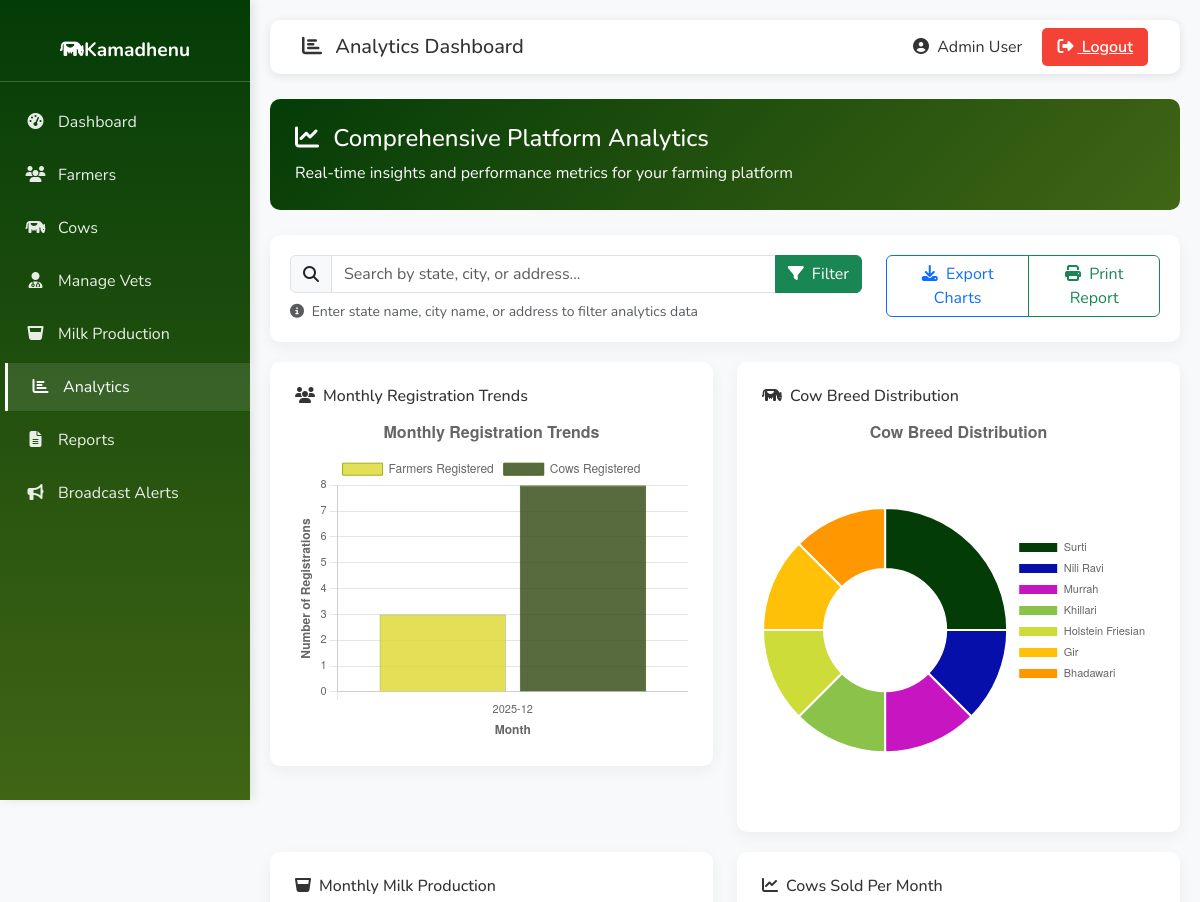
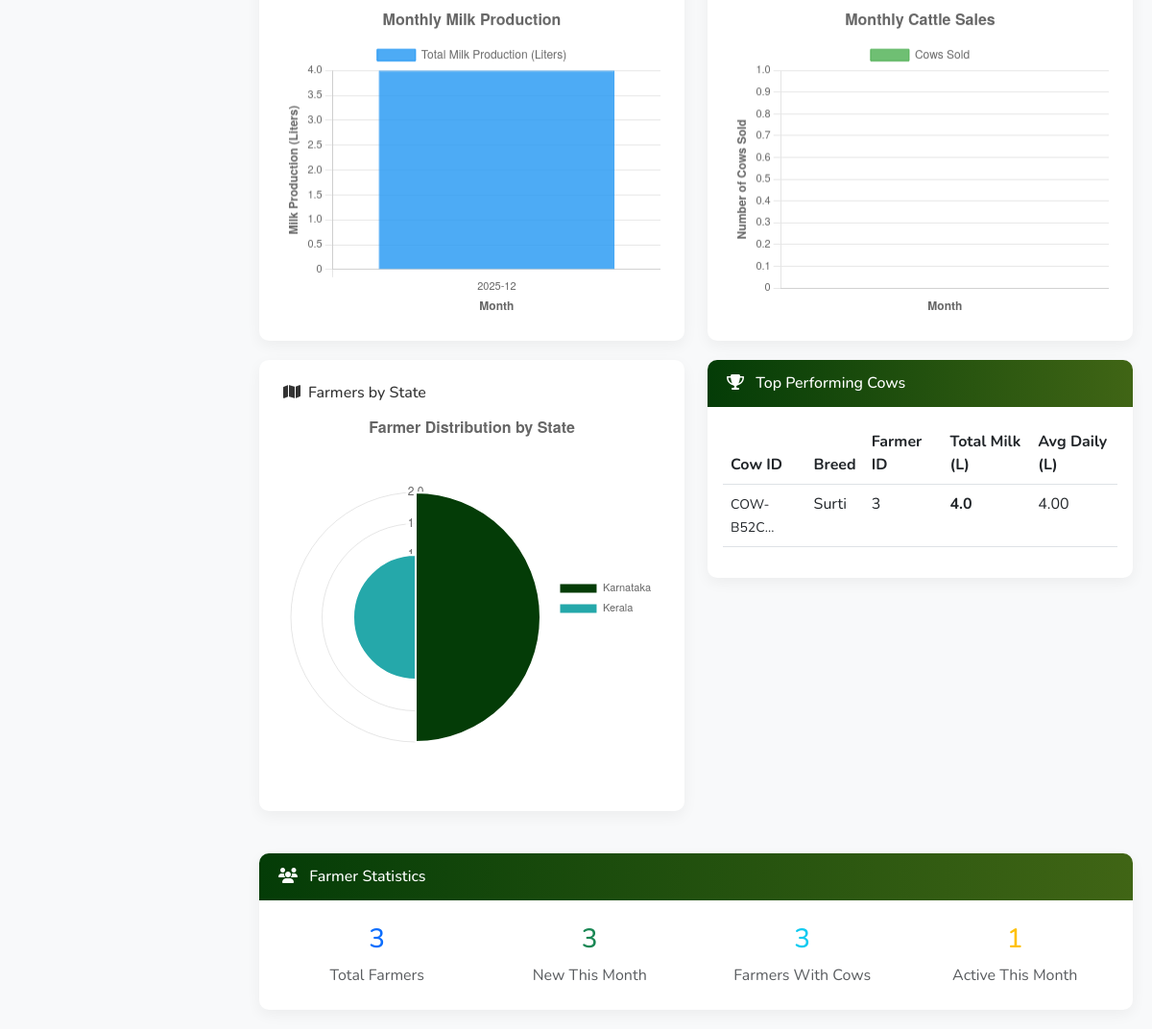
Before: /admin/analytics (signed in) with the older database file (2 pictures, top to bottom).
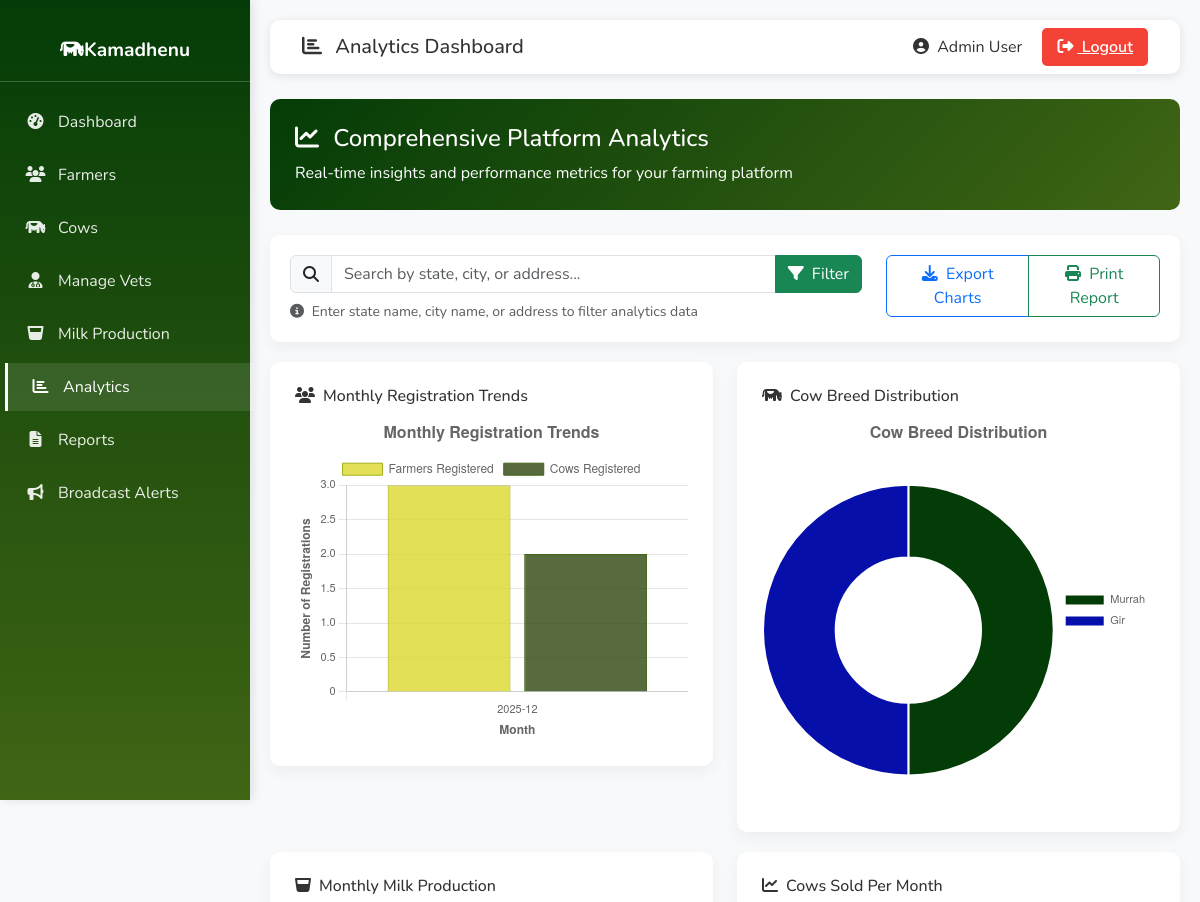
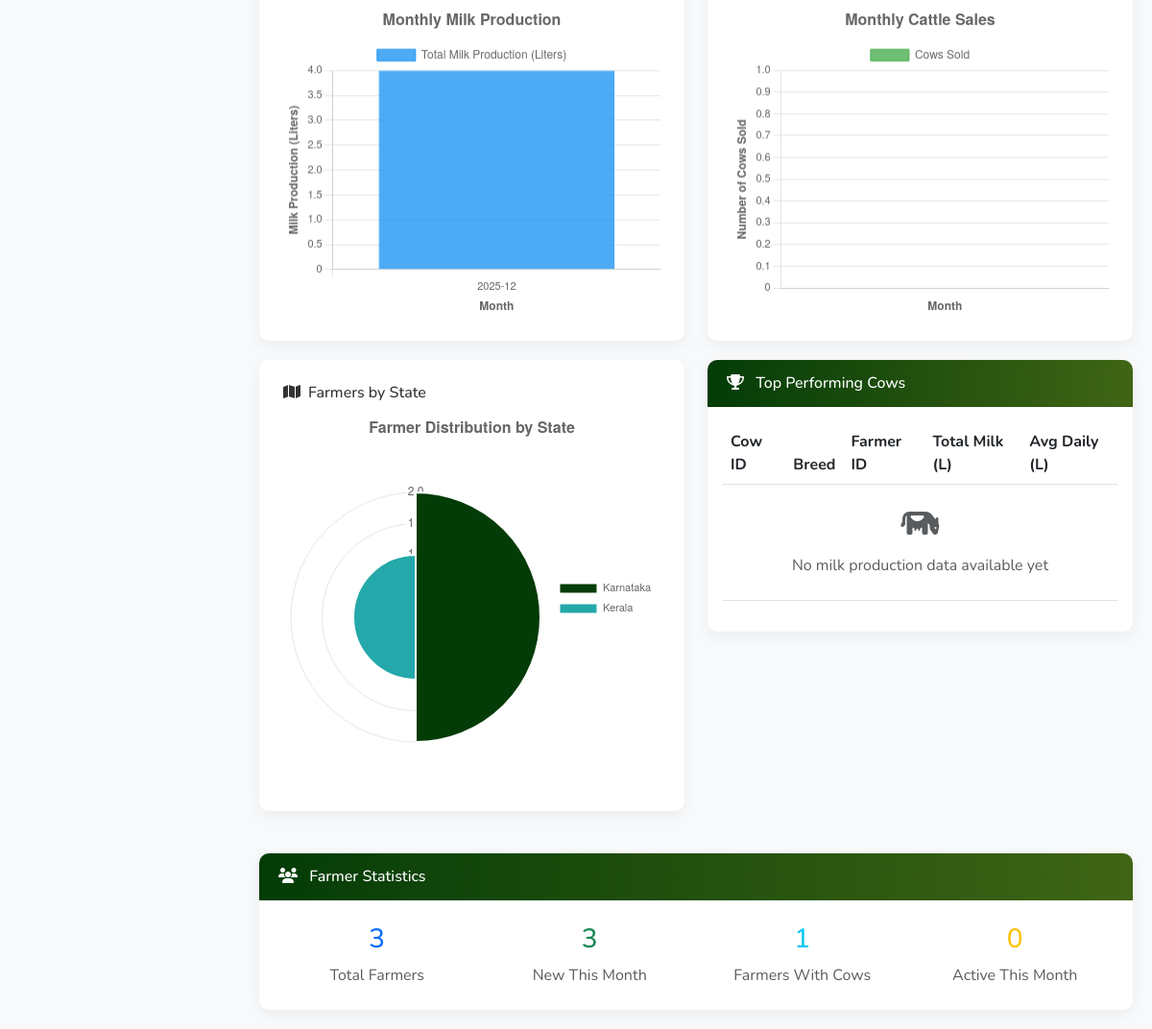
After: the same page with the newer database file (2 pictures, top to bottom).
### tables this page shows
CREATE TABLE cows (
            cow_id TEXT PRIMARY KEY,
            farmer_id INTEGER,
            cattle_type TEXT NOT NULL,
            breed TEXT,
            date_of_birth DATE,  -- NEW: Date of birth
            age INTEGER,
            weight REAL,
            color TEXT,
            health_records TEXT,
            vaccination_history TEXT,
            milk_yield REAL,
            special_notes TEXT,
            photo TEXT,
            muzzle_id TEXT,
            muzzle_photo TEXT,
            father_id TEXT,
            mother_id TEXT,
            insurance_by TEXT,  -- NEW: Insurance company name
            insurance_policy_number TEXT,  -- NEW: Policy number
            insurance_valid_upto DATE,  -- NEW: Insurance expiry date
            created_at TIMESTAMP DEFAULT CURRENT_TIMESTAMP,
            FOREIGN KEY (farmer_id) REFERENCES farmers(farmer_id),
            FOREIGN KEY (father_id) REFERENCES cows(cow_id),
            FOREIGN KEY (mother_id) REFERENCES cows(cow_id)
        );

### app.py (the view, shortened to what this page needs)
@app.route("/admin/analytics")
def admin_analytics():
    if "admin" not in session:
        return redirect(url_for("admin_login"))
    conn = get_db()
    cursor = conn.cursor()
    location_filter = request.args.get("location", "").strip()
    params = []
    farmer_where = ""
    cow_where = ""
    milk_where = ""
    sales_where = ""
    farmer_query = f"""
        SELECT strftime('%Y-%m', created_at) AS month, COUNT(*) AS farmer_count
        FROM farmers
        {farmer_where}
        GROUP BY month
        ORDER BY month DESC
        LIMIT 12
    """
    cursor.execute(farmer_query, params if location_filter else [])
    farmer_monthly = cursor.fetchall()
    cow_query = f"""
        SELECT strftime('%Y-%m', created_at) AS month, COUNT(*) AS cow_count
        FROM cows
        {cow_where}
        GROUP BY month
        ORDER BY month DESC
        LIMIT 12
    """
    cursor.execute(cow_query, params if location_filter else [])
    cow_monthly = cursor.fetchall()
    cursor.execute("""
        SELECT strftime('%Y-%m', created_at) AS month, COUNT(*) AS vet_count
        FROM veterinarians
        GROUP BY month
        ORDER BY month DESC
        LIMIT 12
    """)
    vet_monthly = cursor.fetchall()
    all_months = sorted({
        *[r["month"] for r in farmer_monthly],
        *[r["month"] for r in cow_monthly],
        *[r["month"] for r in vet_monthly]
    }, reverse=True)[:12]
    monthly_trends = []
    for m in all_months:
        monthly_trends.append({
            "month": m,
            "farmer_count": next((x["farmer_count"] for x in farmer_monthly if x["month"] == m), 0),
            "cow_count": next((x["cow_count"] for x in cow_monthly if x["month"] == m), 0),
            "vet_count": next((x["vet_count"] for x in vet_monthly if x["month"] == m), 0),
        })
    breed_query = f"""
        SELECT breed, COUNT(*) as count
        FROM cows
        {cow_where}
        GROUP BY breed
        ORDER BY count DESC
    """
    cursor.execute(breed_query, params if location_filter else [])
    breed_distribution = cursor.fetchall()
    milk_query = f"""
        SELECT
            strftime('%Y-%m', date) AS month,
            SUM(total) AS total_milk,
            AVG(total) AS avg_daily_milk,
            COUNT(DISTINCT cow_id) as cows_tracked
        FROM milk_yield
        {milk_where}
        GROUP BY month
        ORDER BY month DESC
        LIMIT 12
    """
    cursor.execute(milk_query, params if location_filter else [])
    milk_analytics = cursor.fetchall()
    sales_query = f"""
        SELECT
            strftime('%Y-%m', listed_at) AS month,
            COUNT(*) AS cows_sold,
            SUM(price) AS total_revenue,
            AVG(price) AS avg_price
        FROM cows_for_sale
        WHERE is_sold = 1
        {sales_where if location_filter else ""}
        GROUP BY month
        ORDER BY month DESC
        LIMIT 12
    """
    cursor.execute(sales_query, params if location_filter else [])
    sales_analytics = cursor.fetchall()
    if location_filter:
        farmer_stats_query = f"""
            SELECT
                COUNT(*) AS total_farmers,
                (
                    SELECT COUNT(*) FROM farmers
                    WHERE strftime('%Y-%m', created_at)=strftime('%Y-%m','now')
                    AND (state LIKE ? OR city LIKE ? OR address LIKE ?)
                ) AS new_this_month
            FROM farmers
            {farmer_where}
        """
        farmer_stats_params = params + params
    else:
        farmer_stats_query = """
            SELECT
                COUNT(*) AS total_farmers,
                (
                    SELECT COUNT(*) FROM farmers
                    WHERE strftime('%Y-%m', created_at)=strftime('%Y-%m','now')
                ) AS new_this_month
            FROM farmers
        """
        farmer_stats_params = []
    cursor.execute(farmer_stats_query, farmer_stats_params)
    farmer_stats_base = cursor.fetchone()
    farmers_with_cows_query = f"SELECT COUNT(DISTINCT farmer_id) as farmers_with_cows FROM cows {cow_where}"
    cursor.execute(farmers_with_cows_query, params if location_filter else [])
    farmers_with_cows = cursor.fetchone()["farmers_with_cows"]
    if location_filter:
        active_query = """
            SELECT COUNT(DISTINCT c.farmer_id) AS active_farmers
            FROM milk_yield m
            JOIN cows c ON m.cow_id = c.cow_id
            WHERE strftime('%Y-%m', m.date)=strftime('%Y-%m', 'now')
            AND c.farmer_id IN (
                SELECT farmer_id FROM farmers
                WHERE state LIKE ? OR city LIKE ? OR address LIKE ?
            )
        """
    else:
        active_query = """
            SELECT COUNT(DISTINCT c.farmer_id) AS active_farmers
            FROM milk_yield m
            JOIN cows c ON m.cow_id = c.cow_id
            WHERE strftime('%Y-%m', m.date)=strftime('%Y-%m', 'now')
        """
    cursor.execute(active_query, params if location_filter else [])
    active_farmers = cursor.fetchone()["active_farmers"]
    farmer_stats = {
        "total_farmers": farmer_stats_base["total_farmers"],
        "new_this_month": farmer_stats_base["new_this_month"],
        "farmers_with_cows": farmers_with_cows,
        "active_farmers": active_farmers
    }
    if location_filter:
        top_cows_query = """
            SELECT
                c.cow_id, c.breed, c.farmer_id,
                SUM(m.total) AS total_milk,
                AVG(m.total) AS avg_daily_milk
            FROM cows c
            JOIN milk_yield m ON c.cow_id = m.cow_id
            WHERE c.farmer_id IN (
                SELECT farmer_id FROM farmers
                WHERE state LIKE ? OR city LIKE ? OR address LIKE ?
            )
            GROUP BY c.cow_id
            ORDER BY total_milk DESC
            LIMIT 10
        """
    else:
        top_cows_query = """
            SELECT
                c.cow_id, c.breed, c.farmer_id,
                SUM(m.total) AS total_milk,
                AVG(m.total) AS avg_daily_milk
            FROM cows c
            JOIN milk_yield m ON c.cow_id = m.cow_id
            GROUP BY c.cow_id
            ORDER BY total_milk DESC
            LIMIT 10
        """
    cursor.execute(top_cows_query, params if location_filter else [])
    top_cows = cursor.fetchall()
    geo_query = f"""
        SELECT state, COUNT(*) AS farmer_count
        FROM farmers
        {farmer_where}
        GROUP BY state
        ORDER BY farmer_count DESC
    """
    cursor.execute(geo_query, params if location_filter else [])
    geographic_data = cursor.fetchall()
    current_month = dt_date.today().strftime("%Y-%m")
    if location_filter:
        new_farmers_query = """
            SELECT COUNT(*) AS new_farmers
            FROM farmers
            WHERE strftime('%Y-%m', created_at)=?
            AND (state LIKE ? OR city LIKE ? OR address LIKE ?)
        """
        new_farmers_params = [current_month] + params
    else:
        new_farmers_query = "SELECT COUNT(*) AS new_farmers FROM farmers WHERE strftime('%Y-%m', created_at)=?"
        new_farmers_params = [current_month]
    cursor.execute(new_farmers_query, new_farmers_params)
    new_farmers = cursor.fetchone()["new_farmers"]
    if location_filter:
        new_cows_query = """
            SELECT COUNT(*) AS new_cows
            FROM cows
            WHERE strftime('%Y-%m', created_at)=?
            AND farmer_id IN (
                SELECT farmer_id FROM farmers
                WHERE state LIKE ? OR city LIKE ? OR address LIKE ?
            )
        """
        new_cows_params = [current_month] + params
    else:
        new_cows_query = "SELECT COUNT(*) AS new_cows FROM cows WHERE strftime('%Y-%m', created_at)=?"
        new_cows_params = [current_month]
    cursor.execute(new_cows_query, new_cows_params)
    new_cows = cursor.fetchone()["new_cows"]
    if location_filter:
        month_milk_query = """
            SELECT COALESCE(SUM(total), 0) AS month_milk
            FROM milk_yield
            WHERE strftime('%Y-%m', date)=?
            AND cow_id IN (
                SELECT cow_id FROM cows
                WHERE farmer_id IN (
                    SELECT farmer_id FROM farmers
                    WHERE state LIKE ? OR city LIKE ? OR address LIKE ?
                )
            )
        """
        month_milk_params = [current_month] + params
    else:
        month_milk_query = "SELECT COALESCE(SUM(total), 0) AS month_milk FROM milk_yield WHERE strftime('%Y-%m', date)=?"
        month_milk_params = [current_month]
    cursor.execute(month_milk_query, month_milk_params)
    month_milk = cursor.fetchone()["month_milk"]
    if location_filter:
        cows_sold_query = f"""
            SELECT COUNT(*) AS cows_sold
            FROM cows_for_sale
            WHERE is_sold=1 AND strftime('%Y-%m', listed_at)=?
            {sales_where}
        """
        cows_sold_params = [current_month] + params
    else:
        cows_sold_query = "SELECT COUNT(*) AS cows_sold FROM cows_for_sale WHERE is_sold=1 AND strftime('%Y-%m', listed_at)=?"
        cows_sold_params = [current_month]
    cursor.execute(cows_sold_query, cows_sold_params)
    cows_sold = cursor.fetchone()["cows_sold"]
    current_month_stats = {
        "new_farmers": new_farmers,
        "new_cows": new_cows,
        "month_milk": month_milk,
        "cows_sold": cows_sold
    }
    cursor.execute("SELECT DISTINCT state, city FROM farmers ORDER BY state, city")
    locations = cursor.fetchall()
    conn.close()
    return render_template(
        "admin_analytics.html",
        monthly_trends=monthly_trends,
        breed_distribution=breed_distribution,
        milk_analytics=milk_analytics,
        sales_analytics=sales_analytics,
        farmer_stats=farmer_stats,
        top_cows=top_cows,
        geographic_data=geographic_data,
        current_month_stats=current_month_stats,
        current_month=current_month,
        location_filter=location_filter,
        locations=locations
    )

### app.py (called while the page is built)
def get_db():
    conn = sqlite3.connect(DB_NAME)
    conn.row_factory = sqlite3.Row
    return conn

@app.context_processor
def inject_lang():
    return {'current_lang': session.get('language', 'en')}

### templates/admin_analytics.html (shortened to what the changed rows need)
<!DOCTYPE html>
<html lang="en">
<head>
    <link rel="stylesheet" href="https://cdn.jsdelivr.net/npm/bootstrap@5.3.0/dist/css/bootstrap.min.css">
    <link rel="stylesheet" href="https://cdnjs.cloudflare.com/ajax/libs/font-awesome/6.4.0/css/all.min.css">
</head>
<body>
    <div class="main-content">
        <div class="row">
            <div class="col-md-6">
                <div class="chart-container">
                    <h6><i class="fas fa-users me-2"></i>Monthly Registration Trends</h6>
                    <canvas id="registrationChart" height="250"></canvas>
                </div>
            </div>
            <div class="col-md-6">
                <div class="chart-container">
                    <h6><i class="fas fa-cow me-2"></i>Cow Breed Distribution</h6>
                    <canvas id="breedChart" height="250"></canvas>
                </div>
            </div>
        </div>
        <div class="row">
            <div class="col-md-6">
                <div class="table-card">
                    <div class="p-3">
                        <div class="table-responsive">
                            <table class="table table-hover">
                                <thead>
                                    <tr>
                                        <th>Cow ID</th>
                                        <th>Breed</th>
                                        <th>Farmer ID</th>
                                        <th>Total Milk (L)</th>
                                        <th>Avg Daily (L)</th>
                                    </tr>
                                </thead>
                                <tbody>
                                    {% for cow in top_cows %}
                                    <tr>
                                        <td><small>{{ cow.cow_id[:8] }}...</small></td>
                                        <td>{{ cow.breed }}</td>
                                        <td>{{ cow.farmer_id }}</td>
                                        <td><strong>{{ "%.1f"|format(cow.total_milk or 0) }}</strong></td>
                                        <td>{{ "%.2f"|format(cow.avg_daily_milk or 0) }}</td>
                                    </tr>
                                    {% endfor %}
                                    {% if not top_cows %}
                                    <tr>
                                        <td colspan="5" class="text-center text-muted py-4">
                                            <i class="fas fa-cow fa-2x mb-3"></i><br>
                                            No milk production data available yet
                                        </td>
                                    </tr>
                                    {% endif %}
                                </tbody>
                            </table>
                        </div>
                    </div>
                </div>
            </div>
        </div>
        <div class="row mt-4">
            <div class="col-12">
                <div class="table-card">
                    <div class="p-4">
                        <div class="row text-center">
                            <div class="col-md-3">
                                <h3 class="text-info">{{ farmer_stats.farmers_with_cows or 0 }}</h3>
                                <p class="text-muted mb-0">Farmers With Cows</p>
                            </div>
                            <div class="col-md-3">
                                <h3 class="text-warning">{{ farmer_stats.active_farmers or 0 }}</h3>
                                <p class="text-muted mb-0">Active This Month</p>
                            </div>
                        </div>
                    </div>
                </div>
            </div>
        </div>
    </div>
</body>
</html>

Changed rows visible on the page:
removed cows: cow_id "COW-B52C", breed "Surti", farmer_id "3", total_milk "4.0", avg_daily_milk "4.00"
Other visible differences:
chart data {{ monthly_trends | map(attribute='cow_count') | list | tojson }}: [8] → [2]
chart data {{ breed_distribution | map(attribute='breed') | list | tojson }}: ["Surti", "Nili Ravi", "Murrah", "Khillari", "Holstein Friesian", "Gir", "Bhadawari"] → ["Murrah", "Gir"]
chart data {{ breed_distribution | map(attribute='count') | list | tojson }}: [2, 1, 1, 1, 1, 1, 1] → [1, 1]
{{ farmer_stats.farmers_with_cows or 0 }}: "3" → "1"
{{ farmer_stats.active_farmers or 0 }}: "1" → "0"
text now shown: "No milk production data available yet"
